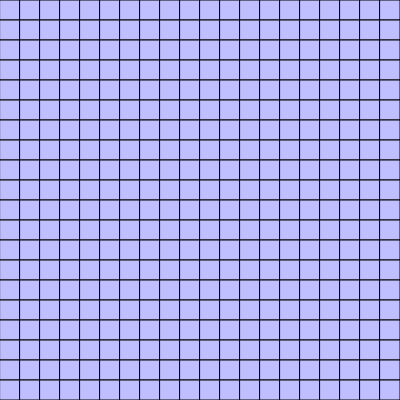
Frame 1 (no input)
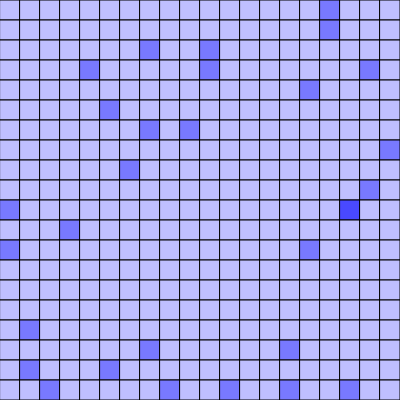
Frame 60 (no input)
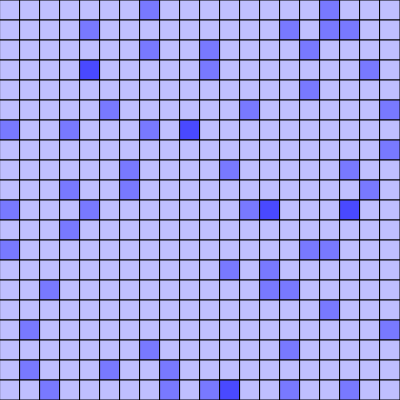
Frame 120 (the mouse pressed at the canvas centre since frame 60)

The p5.js sketch that drew these frames (run headless with seeded random() and noise() and a simulated clock; from frame 60 on, the mouse is pressed at the canvas centre):

// p5.js sketch
// ── sketch.js
canvas_s =400
grid = new Grid(20);
tab_color = [[191, 191, 255], [120, 121, 255], [73, 73, 255], [0, 0, 255]]
function setup(){
  createCanvas(canvas_s, canvas_s);
}
timer_counter = 0;
function draw() {
  background(220);
  timer_counter += 1;
  if(timer_counter > 1){
    grid.update();
    timer_counter = 0;
  }
  grid.draw();

  
}

function GridBox(x, y, s, id) {
  this.s = s;
  this.x = x;
  this.y = y;
  this.value = 0;
  this.id = id;
  this.draw = function draw(){
    fill(tab_color[this.value]);
    square(this.x, this.y, this.s);

  }
  this.update = function update(){
    this.value ++;
    if (this.value > 3){
      this.value = 0
      return true;
    }else{
      return false;
    }
  }
}

function Grid(size){
  this.size = size;
  this.boxes = [];
  this.flowing_boxes = [];
  box_size = canvas_s/this.size;
  this.flowing = false
  for (y = 0; y < this.size; y++) {
    for (x = 0; x < this.size; x++) {
        this.boxes.push(new GridBox(x*box_size, y*box_size, box_size, (x  + y * this.size)));
      }
  }
  
  this.draw = function draw(){
    for (i=0; i < this.boxes.length ; i++){
      this.boxes[i].draw();
    }
  }

  this.update = function update(){
    update_id = [];
    if (this.flowing){
      update_id= this.flowing_boxes;
    }else{
      update_id.push(Math.floor(Math.random() * this.boxes.length));
    }
    this.flowing = false;
    
    new_flowing_box = [];
    for(id_id=0; id_id < update_id.length; id_id++){
      id = update_id[id_id];

      if (this.boxes[id].update()){
        b_x = this.boxes[id].x / box_size
        b_y = this.boxes[id].y / box_size
        this.flowing = true;
        if (b_x + 1 < this.size){
          new_flowing_box.push((b_x+1) + b_y*this.size);
        }
        if (b_x - 1 >= 0){
          new_flowing_box.push((b_x-1) + b_y*this.size);
        }
        if (b_y + 1 < this.size){
          new_flowing_box.push((b_x) + (b_y+1)*this.size);
        }
        if (b_y - 1 >= 0){
          new_flowing_box.push((b_x) + (b_y-1)*this.size);
        }
      }
    }
    this.flowing_boxes = new_flowing_box;
    
  }
}
// ── style.css
html, body {
  margin: 0;
  padding: 0;
}
canvas {
  display: block;
}
body {
  margin: 0;
  display: flex;

  /* This centers our sketch horizontally. */
  justify-content: center;

  /* This centers our sketch vertically. */
  align-items: center;
}
